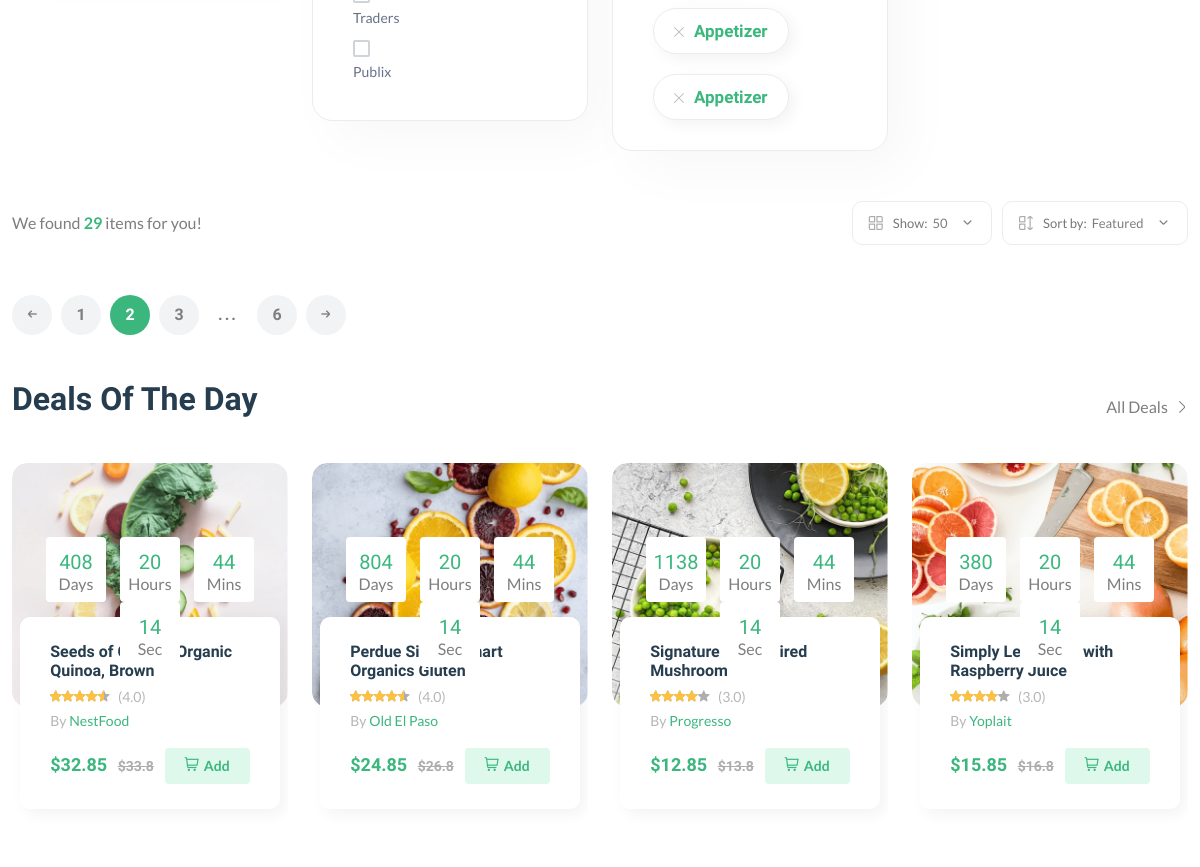
Before: /products/ (middle part) with the older database file.
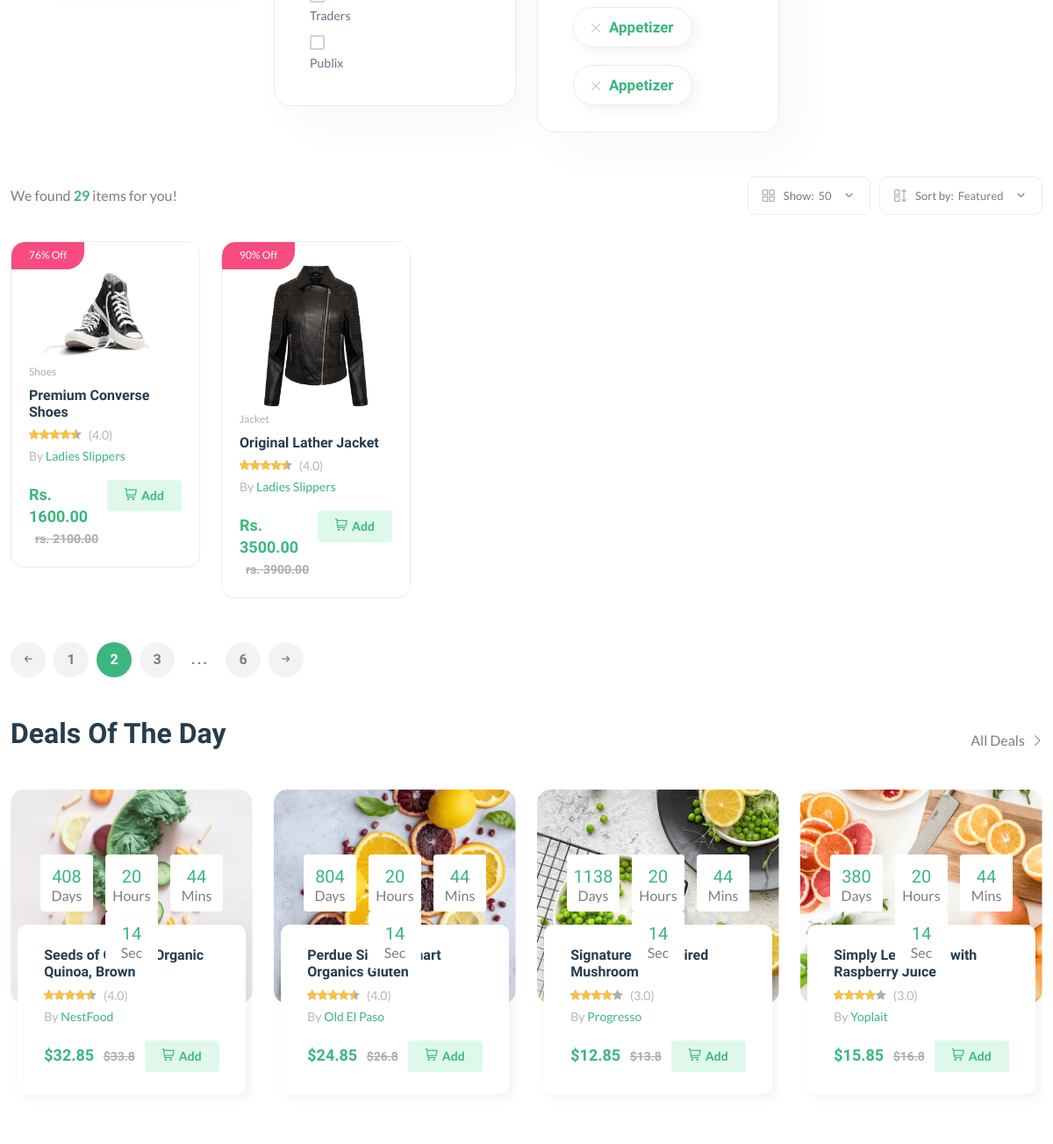
After: the same page with the newer database file.
### core/models.py (models this page shows, shortened)
class Product(models.Model):
    pid = ShortUUIDField(unique=True, length=10, max_length=20,
                         alphabet="abcdefgh12345")
    user = models.ForeignKey(
        User, on_delete=models.SET_NULL, null=True, default="1")
    category = models.ForeignKey(
        Category, on_delete=models.SET_NULL, null=True, related_name='category')
    vendor = models.ForeignKey(
        Vendor, on_delete=models.SET_NULL, null=True)
    title = models.CharField(max_length=255)
    image = models.ImageField(upload_to=user_directory_path)
    description = models.TextField(null=True, blank=True)
    price = models.DecimalField(max_digits=6, decimal_places=2)
    old_price = models.DecimalField(max_digits=6, decimal_places=2)
    specification = models.TextField(null=True, blank=True)
    product_status = models.CharField(
        choices=STATUS, max_length=10, default="in_review")
    status = models.BooleanField(default=True)
    in_stock = models.BooleanField(default=True)
    featured = models.BooleanField(default=False)
    digital = models.BooleanField(default=False)
    sku = ShortUUIDField(unique=True, length=10, max_length=20, prefix="sku",
                         alphabet="1234567890")
    date = models.DateTimeField(auto_now_add=True)
    updated = models.DateTimeField(auto_now=True)
    class Meta:
        verbose_name = 'Product'
        verbose_name_plural = 'Products'
    def get_percentage(self):
        new_price = (self.price/self.old_price)*100
        return new_price

class Category(models.Model):
    cid = ShortUUIDField(unique=True, max_length=15,
                         prefix="cat", alphabet="abcdefgh12345")
    title = models.CharField(max_length=255)
    image = models.ImageField(upload_to='category')
    class Meta:
        verbose_name = 'Category'
        verbose_name_plural = 'Categories'

class Vendor(models.Model):
    vid = ShortUUIDField(unique=True, length=10, max_length=20,
                         prefix="ven", alphabet="abcdefgh12345")
    title = models.CharField(max_length=255)
    image = models.ImageField(upload_to=user_directory_path)
    description = models.TextField(null=True, blank=True)
    address = models.CharField(max_length=255)
    contact = models.CharField(max_length=255, default="+977-0000000000")
    chat_resp_time = models.CharField(max_length=255, default="100")
    shipping_on_time = models.CharField(max_length=255, default="100")
    authentic_rating = models.CharField(max_length=255, default="100")
    days_return = models.CharField(max_length=255, default="100")
    warranty_period = models.CharField(max_length=255, default="100")
    user = models.ForeignKey(
        User, on_delete=models.SET_NULL, null=True)
    class Meta:
        verbose_name = 'Vendor'
        verbose_name_plural = 'Vendors'

### core/views.py (the view)
# urls.py: path('products/', views.product_list_view, name='product-list'),
def product_list_view(request):
    products = Product.objects.filter(
        product_status="published")
    context = {
        'products': products
    }
    return render(request, 'core/product-list.html', context)

### templates/core/product-list.html (shortened to what the changed rows need)
 {% extends "partials/base.html" %}
{% load static %}
 {% block content %}
 <main class="main">
        <div class="container mb-30 mt-30">
            <div class="row">
                <div class="col-12">
                    <div class="row product-grid">
                        {% for product in products %}
                        <div class="col-lg-1-5 col-md-4 col-12 col-sm-6">
                            <div class="product-cart-wrap mb-30">
                                <div class="product-img-action-wrap">
                                    <div class="product-img product-img-zoom">
                                        <a href='shop-product-right.html'>
                                            <img class="default-img" src="{{product.image.url}}" alt="" />
                                        </a>
                                    </div>
                                    <div class="product-badges product-badges-position product-badges-mrg">
                                        <span class="hot">{{product.get_percentage | floatformat:0}}% Off</span>
                                    </div>
                                </div>
                                <div class="product-content-wrap">
                                    <div class="product-category">
                                        <a href='shop-grid-right.html'>{{product.category.title}}</a>
                                    </div>
                                    <h2><a href='shop-product-right.html'>{{product.title}}</a></h2>
                                    <div class="product-rate-cover">
                                        <div class="product-rate d-inline-block">
                                            <div class="product-rating" style="width: 90%"></div>
                                        </div>
                                        <span class="font-small ml-5 text-muted"> (4.0)</span>
                                    </div>
                                    <div>
                                        <span class="font-small text-muted">By <a href='vendor-details-1.html'>{{product.vendor.title}}</a></span>
                                    </div>
                                    <div class="product-card-bottom">
                                        <div class="product-price">
                                            <span>Rs. {{ product.price}}</span>
                                            <span class="old-price">rs. {{product.old_price}}</span>
                                        </div>
                                        <div class="add-cart">
                                            <a class='add' href='shop-cart.html'><i class="fi-rs-shopping-cart mr-5"></i>Add </a>
                                        </div>
                                    </div>
                                </div>
                            </div>
                        </div>
                        {% endfor %}
                    </div>
                    <section class="section-padding pb-5">
                        <div class="row">
                            <div class="col-xl-3 col-lg-4 col-md-6">
                                <div class="product-cart-wrap style-2">
                                    <div class="product-content-wrap">
                                        <div class="deals-content">
                                            <h2><a href='shop-product-right.html'>Seeds of Change Organic Quinoa, Brown</a></h2>
                                        </div>
                                    </div>
                                </div>
                            </div>
                            <div class="col-xl-3 col-lg-4 col-md-6">
                                <div class="product-cart-wrap style-2">
                                    <div class="product-content-wrap">
                                        <div class="deals-content">
                                            <h2><a href='shop-product-right.html'>Perdue Simply Smart Organics Gluten</a></h2>
                                        </div>
                                    </div>
                                </div>
                            </div>
                            <div class="col-xl-3 col-lg-4 col-md-6 d-none d-lg-block">
                                <div class="product-cart-wrap style-2">
                                    <div class="product-content-wrap">
                                        <div class="deals-content">
                                            <h2><a href='shop-product-right.html'>Signature Wood-Fired Mushroom</a></h2>
                                        </div>
                                    </div>
                                </div>
                            </div>
                            <div class="col-xl-3 col-lg-4 col-md-6 d-none d-xl-block">
                                <div class="product-cart-wrap style-2">
                                    <div class="product-content-wrap">
                                        <div class="deals-content">
                                            <h2><a href='shop-product-right.html'>Simply Lemonade with Raspberry Juice</a></h2>
                                        </div>
                                    </div>
                                </div>
                            </div>
                        </div>
                    </section>
                </div>
            </div>
        </div>
    </main>
 {% endblock content %}

Changed rows visible on the page:
added Product: image (picture), get_percentage "76", category "Shoes", title "Premium Converse Shoes", vendor "Ladies Slippers", price "1600.00", old_price "2100.00"
added Product: image (picture), get_percentage "90", category "Jacket", title "Original Lather Jacket", vendor "Ladies Slippers", price "3500.00", old_price "3900.00"
